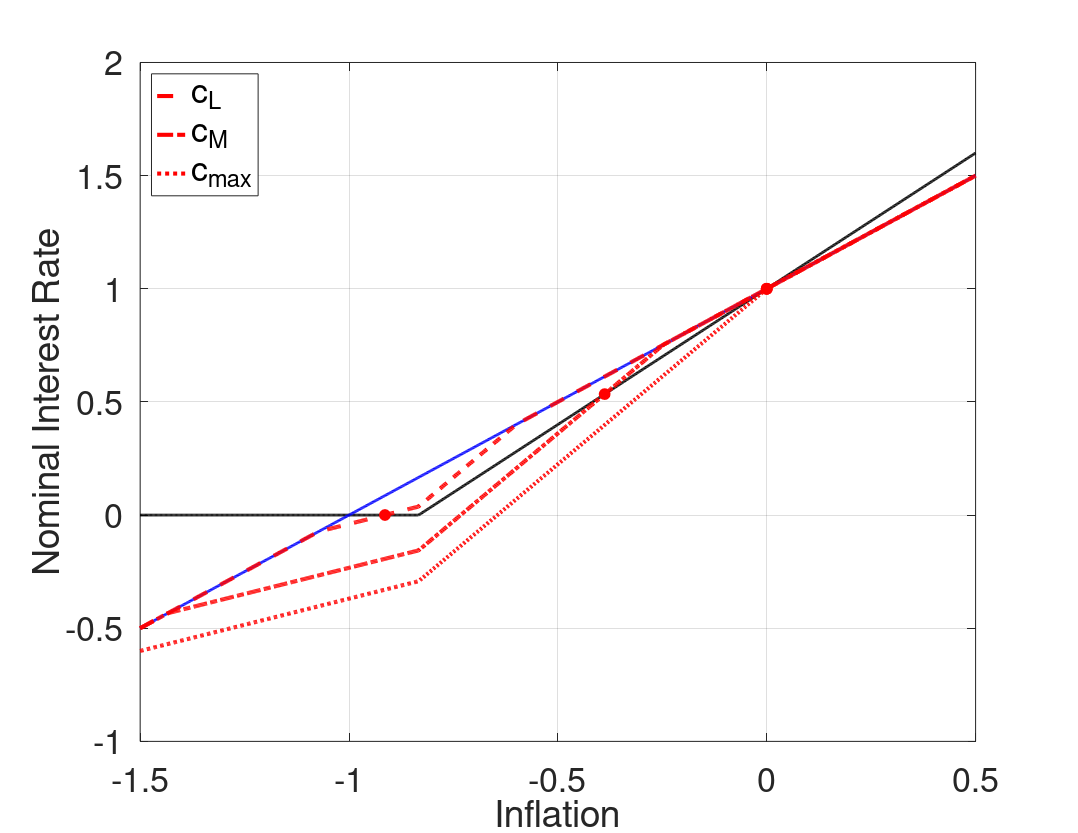

Here is the MATLAB script that generated this plot:
%--------------------------------------------------------------------------
% File Name: RAFR_cPHIpi_l.m
% Author: Philip Coyle
% Date Created: 01/07/2019
% cd /mq/philipprojects/RA_Work/Taisuke_Nakata/Zero_Lower_Bound/DeflationaryRegime/Uncertainty/Draft/Figs/iid/3state_iid_shock/RAFR
% RAFR_cPHIpi_l
%--------------------------------------------------------------------------

clear all
close all
clc

%% Model Calibration
cBET = 1/1.0025;
cSIGMA = 1;
cKAPPA = 0.02;
cPHIpi = 1.2;
cRstar = 1/400;
p_m = 0.1; %Probability of being in the middle state 

% cPHIpi = 2/(p_m - cKAPPA*cSIGMA*(1-p_m) + 1);
cSHOCK_lb =((cRstar)*(cPHIpi - 1))/(cKAPPA*cPHIpi*cSIGMA);
cSHOCK_ub =((cRstar)*(cKAPPA*cPHIpi*cSIGMA + 1))/(cKAPPA*cPHIpi*cSIGMA);
cSHOCK_bound = -(2*(cRstar)*(cPHIpi - 1)*(cKAPPA*cPHIpi*cSIGMA + 1))/(cKAPPA*cPHIpi^2*cSIGMA*(cKAPPA*cSIGMA + 1)*(p_m - 1));
cSHOCK_grid = [0.03, 0.075 max([cSHOCK_lb,cSHOCK_ub,cSHOCK_bound])];

%% Housekeeping
% Set Grid Intervals
pi_m_low = -1.5/400;
pi_m_high = 0.5/400;
numgrid = 1001;
pi_m = linspace(pi_m_low,pi_m_high, numgrid)';

% Allocate Space
inx_ub = zeros(length(cSHOCK_grid),1);
pi_ub_zlb = zeros(length(cSHOCK_grid),1);
inx_lb = zeros(length(cSHOCK_grid),1);
pi_lb_zlb = zeros(length(cSHOCK_grid),1);
rafr = zeros(numgrid,length(cSHOCK_grid));


% Find max inflation that leads to ZLB binding
bound = -cRstar/cPHIpi;

inx_m = find(min(abs(pi_m - bound)) == abs(pi_m - bound));
% Find pi_m point where middle state interst rate binds
pi_m_zlb = pi_m(inx_m);

% Taylor Rule
tr = max(0,cRstar + cPHIpi*pi_m);

% 'Riskless' Fisher Relation
fr = pi_m + cRstar;

for j = 1:length(cSHOCK_grid)
    cSHOCK = cSHOCK_grid(j);
    %% Policy Functions from below (Assume middle state interst rate binds)
    % Low  High state inflation & expected inflation (as functions of middle state inflation)
    pi_l_b = pi_m - cKAPPA*cSIGMA*cSHOCK;
    pi_h_b = (pi_m - cKAPPA*cSIGMA*(cRstar - cSHOCK))/(1+cKAPPA*cSIGMA*cPHIpi);
    exp_pi_b = (1-p_m)/2*pi_l_b + p_m*pi_m + (1-p_m)/2*pi_h_b;

    % Low Middle and High state output & expected output (as functions of middle state inflation)
    y_m_b = (pi_m - cBET*exp_pi_b)/cKAPPA;
    y_l_b = y_m_b - cSIGMA*cSHOCK;
    y_h_b = y_m_b - cSIGMA*(cRstar + cPHIpi*pi_h_b - cSHOCK);
    exp_y_b = (1-p_m)/2*y_l_b + p_m*y_m_b + (1-p_m)/2*y_h_b;

    % Find pi_m point where high state interst rate binds
    inx_lb(j) = find(min(abs(pi_h_b - bound)) == abs(pi_h_b - bound));
    pi_lb_zlb(j) = pi_m(inx_lb(j));

    %% Policy Functions from above (Assume middle state interst rate does not bind)
    % Low  High state inflation & expected inflation (as functions of middle state inflation)
    pi_l_a = pi_m*(1+cKAPPA*cSIGMA*cPHIpi) + cKAPPA*cSIGMA*(cRstar - cSHOCK);
    pi_h_a = pi_m + (cKAPPA*cSIGMA*cSHOCK)/(1+cKAPPA*cSIGMA*cPHIpi);
    exp_pi_a = (1-p_m)/2*pi_l_a + p_m*pi_m + (1-p_m)/2*pi_h_a;

    % Low Middle and High state output & expected output (as functions of middle state inflation)
    y_m_a = (pi_m - cBET*exp_pi_a)/cKAPPA;
    y_l_a = y_m_a + cSIGMA*(cPHIpi*pi_m + cRstar - cSHOCK);
    y_h_a = y_m_a + cSIGMA*(cPHIpi*(pi_m - pi_h_a) + cSHOCK);
    exp_y_a = (1-p_m)/2*y_l_a + p_m*y_m_a + (1-p_m)/2*y_h_a;

    % Find pi_m point where low state interst rate binds
    inx_ub(j) = find(min(abs(pi_l_a - bound)) == abs(pi_l_a - bound));
    pi_ub_zlb(j) = pi_m(inx_ub(j));

    %% Define Risk Adjusted Fisher Relationship   
    for i = 1:numgrid
        if pi_m(i) < pi_lb_zlb(j) || pi_m(i) > pi_ub_zlb(j)
            rafr(i,j) = pi_m(i) + cRstar;
        elseif pi_m(i) <= pi_m_zlb
            rafr(i,j) = cRstar + pi_m(i) + (exp_pi_b(i) - pi_m(i)) + 1/cSIGMA*(exp_y_b(i) - y_m_b(i));
        elseif pi_m(i) <= pi_ub_zlb(j)
            rafr(i,j) = cRstar + pi_m(i) + (exp_pi_a(i) - pi_m(i)) + 1/cSIGMA*(exp_y_a(i) - y_m_a(i));
        end
    end
end
        
%% Plotting
type = {'--','-.',':'};

fig(1) = figure(1);
grid on
box on
hold on
plot(400*pi_m, 400*tr,'Color','k','LineWidth',2);
plot(400*pi_m, 400*fr,'Color','b','LineWidth',2);
for j = 1:length(cSHOCK_grid)
    [~,inx] = sort(abs(tr - rafr(:,j)));
    if j == length(cSHOCK_grid)
        RSS = inx(1);    
    else
        RSS = inx(1:2);
        it = 2;
        while abs(RSS(1) - RSS(2)) <= 10
            RSS(2) = inx(it + 1);
            it = it + 1;
        end
    end
    h(j) = plot(400*pi_m, 400*rafr(:,j),'Color','r','LineStyle',type{j},'LineWidth',3);
    p1 = plot(400*pi_m(RSS(1)),400*rafr(RSS(1),j));
    if j ~= 3
        p2 = plot(400*pi_m(RSS(2)),400*rafr(RSS(2),j)); 
        set([p1 p2],'Marker','o','MarkerEdgeColor','r','MarkerFaceColor','r','MarkerSize',8)
    else
        set(p1,'Marker','o','MarkerEdgeColor','r','MarkerFaceColor','r','MarkerSize',8)
    end
end

xlabel('Inflation','FontSize',16)
ylabel('Nominal Interest Rate','FontSize',16)
set(gca,'Xlim',[400*pi_m(1), 400*pi_m(end)],'Ylim',[-1, 2],'FontSize',25)
L = legend([h(1) h(2) h(3)],'c_L','c_M','c_{max}');
set(L,'Location','NorthWest','Fontsize',25)

savedir = cd;
if ispc 
    savedir = fullfile(savedir, '..\..\..');
    savedir = strcat(savedir,'\Final\');
else
    savedir = fullfile(savedir, '../../..');
    savedir = strcat(savedir,'/Final/');
end

set(fig(1),'PaperOrientation','Landscape');
set(fig(1),'PaperPosition',[0 0 11 8.5]);
print(fig(1),'-dpdf',strcat(savedir,'iid_RAFR_cPHIpi_l.pdf'));
